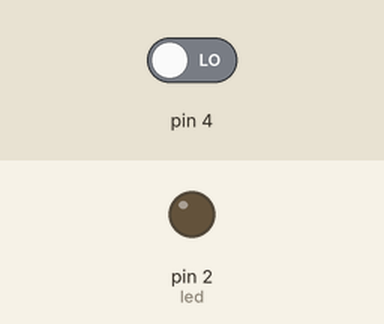
Bench run of a sketch on a simulated Arduino Uno, built with avr-gcc and run on an emulated ATmega328P. On the bench: output pins drawn as LEDs (lit = HIGH). The inputs (shaded band) are chosen by the test bench; at power-on: pin 4 LOW.

Above: at 1.2 s.
1.3 s: pin 4 driven HIGH
At 2.3 s:
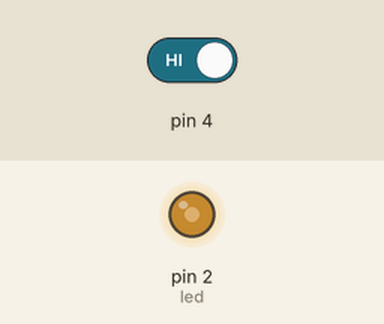
2.8 s: pin 4 driven LOW
At 4.1 s:
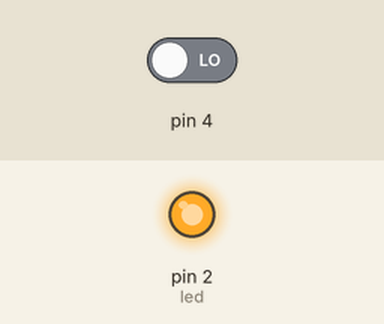
Timing chart, 0 to 5.8 s (numbered marks = the images above; inputs shaded):
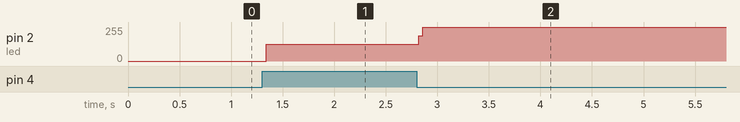

Measured:
- after the input at 1.3 s, pin 2 (led): 0/255 → 127/255 at once
- after the input at 2.8 s, pin 2 (led): 127/255 → 255/255 at once

The sketch:

touch_sensor_2.ino
```cpp
int led=2;
int touch=4;
int lastStatus=0;
void setup() {
  // put your setup code here, to run once:
pinMode(4,INPUT);
pinMode(2,OUTPUT);

}

void loop() {
  // put your main code here, to run repeatedly:
  int val=digitalRead(4);

  if(val==1){
    if(lastStatus==0){
      digitalWrite(led,HIGH);
      lastStatus=1;
    }
    else{
      digitalWrite(led,LOW);
      lastStatus=0;

    }
  }

}
```
